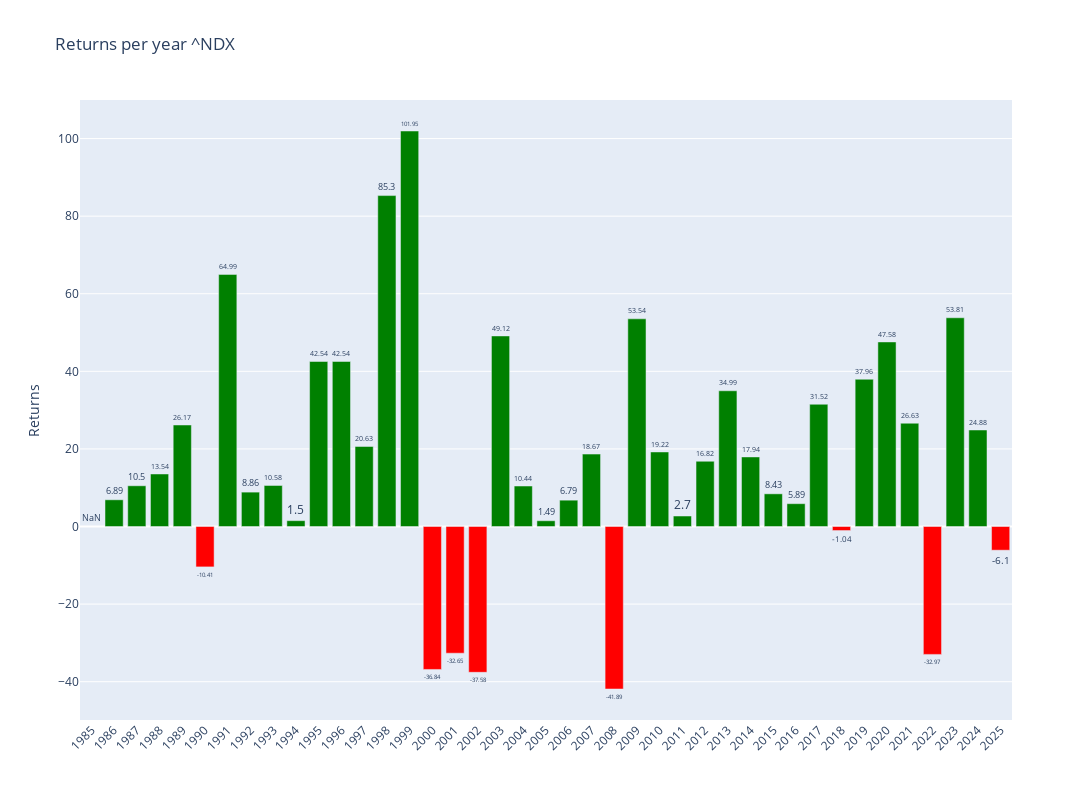

Source (notebook cell):
### Code cell
# Plotly
fig = make_subplots()

# Add colors
colors = ['green' if x >= 0 else 'red' for x in annual_data['Return']]

# Graph (1,1)
fig.add_trace(go.Bar(y=annual_data['Return'],x=annual_data['Return'].index,text=round(annual_data['Return'],2),textposition='outside',marker_color=colors,hoverinfo='skip'),row=1,col=1)

# Update xaxis properties
fig.update_yaxes(title_text="Returns", row=1, col=1)

fig.update_layout(xaxis=dict(tickvals=annual_data.index,tickangle=-45),height=800, width=1300,title=f"Returns per year {ticker}")

fig.show()

### Figure 1 — Plotly figure (JSON) as saved in the notebook; plotly's stock layout.template omitted (floating-point values rounded to 4 significant figures)
{"data": [{"hoverinfo": "skip", "marker": {"color": ["red", "green", "green", "green", "green", "red", "green", "green", "green", "green", "green", "green", "green", "green", "green", "red", "red", "red", "green", "green", "green", "green", "green", "red", "green", "green", "green", "green", "green", "green", "green", "green", "green", "red", "green", "green", "green", "red", "green", "green", "red"]}, "text": [NaN, 6.89, 10.5, 13.54, 26.17, -10.41, 64.99, 8.86, 10.58, 1.5, 42.54, 42.54, 20.63, 85.3, 102.0, -36.84, -32.65, -37.58, 49.12, 10.44, 1.49, 6.79, 18.67, -41.89, 53.54, 19.22, 2.7, 16.82, 34.99, 17.94, 8.43, 5.89, 31.52, -1.04, 37.96, 47.58, 26.63, -32.97, 53.81, 24.88, -6.1], "textposition": "outside", "type": "bar", "x": [1985, 1986, 1987, 1988, 1989, 1990, 1991, 1992, 1993, 1994, 1995, 1996, 1997, 1998, 1999, 2000, 2001, 2002, 2003, 2004, 2005, 2006, 2007, 2008, 2009, 2010, 2011, 2012, 2013, 2014, 2015, 2016, 2017, 2018, 2019, 2020, 2021, 2022, 2023, 2024, 2025], "xaxis": "x", "y": [NaN, 6.886, 10.5, 13.54, 26.17, -10.41, 64.99, 8.865, 10.58, 1.504, 42.54, 42.54, 20.63, 85.3, 102.0, -36.84, -32.65, -37.58, 49.12, 10.44, 1.485, 6.789, 18.67, -41.89, 53.54, 19.22, 2.704, 16.82, 34.99, 17.94, 8.427, 5.886, 31.52, -1.039, 37.96, 47.58, 26.63, -32.97, 53.81, 24.88, -6.104], "yaxis": "y"}], "layout": {"height": 800, "title": {"text": "Returns per year ^NDX"}, "width": 1300, "xaxis": {"anchor": "y", "domain": [0, 1], "tickangle": -45, "tickvals": [1985, 1986, 1987, 1988, 1989, 1990, 1991, 1992, 1993, 1994, 1995, 1996, 1997, 1998, 1999, 2000, 2001, 2002, 2003, 2004, 2005, 2006, 2007, 2008, 2009, 2010, 2011, 2012, 2013, 2014, 2015, 2016, 2017, 2018, 2019, 2020, 2021, 2022, 2023, 2024, 2025]}, "yaxis": {"anchor": "x", "domain": [0, 1], "title": {"text": "Returns"}}}}
